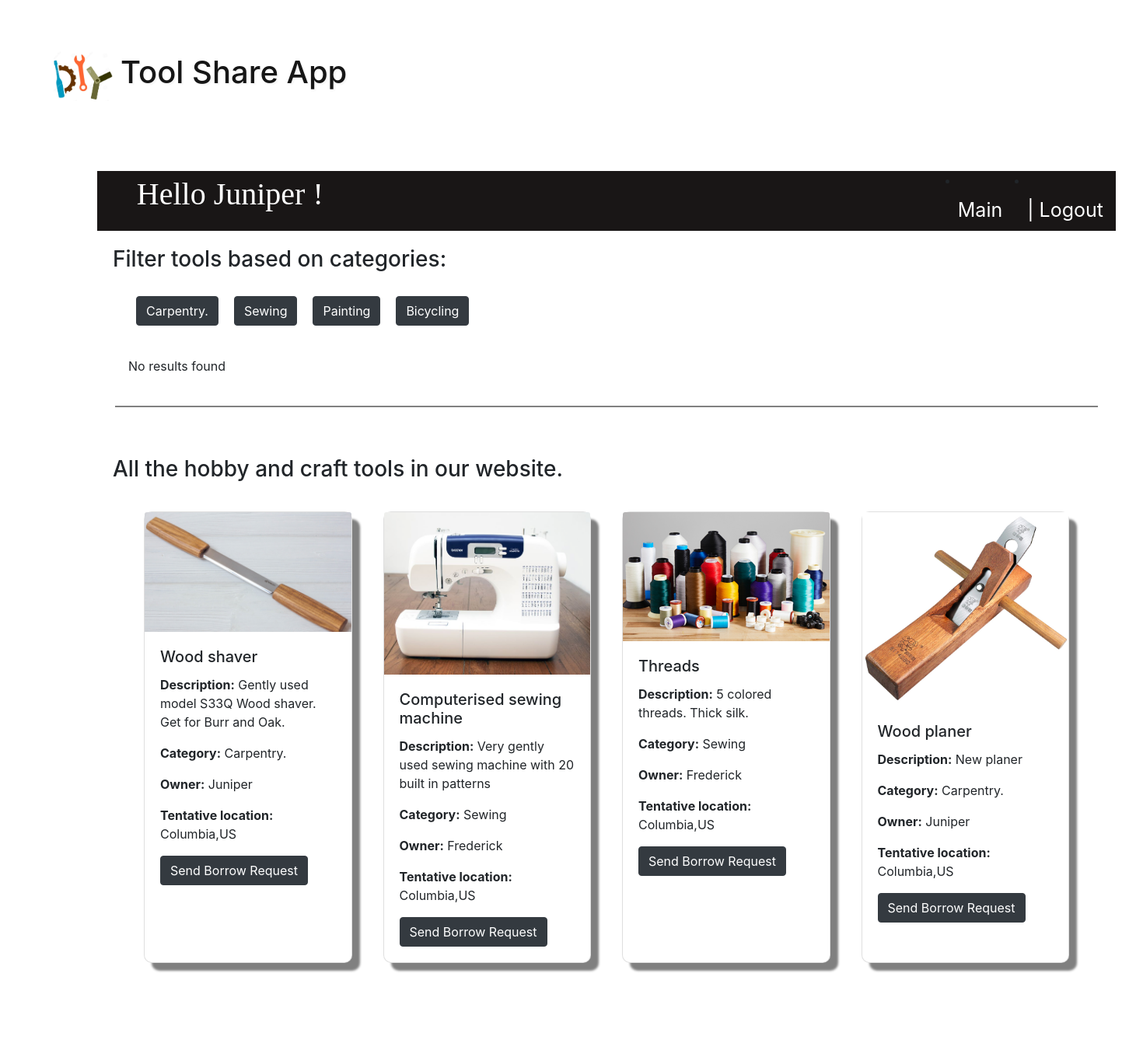
Screenshot of /inventory/ (signed in) with the database file from the repository.
### proteindata/models.py (models this page shows, shortened)
class Category(models.Model):
    category_name =  models.CharField(max_length=256,primary_key = True, null=False, blank=False)
    category_description = models.CharField(max_length=1056, null=False, blank=False)
    def __str__(self):
        return str(self.category_name)

class Tool(models.Model):
    tool_id = models.AutoField(auto_created = True, primary_key = True, serialize = False)
    tool_category = models.ForeignKey(Category, on_delete=models.DO_NOTHING)
    tool_name = models.CharField(max_length=256, null=False, blank=False)
    tool_description =  models.CharField(max_length=1056, null=False, blank=False)
    tool_photo = models.ImageField(upload_to='proteindata/static/toolPics/', null=True, blank=True)
    tool_location = models.ForeignKey(Address, on_delete=models.DO_NOTHING)
    tool_owner = models.ForeignKey(AppUser, on_delete=models.DO_NOTHING)

class AppUser(models.Model):
    user = models.OneToOneField(User, on_delete=models.CASCADE)
    organisation = models.CharField(max_length=256, null=True, blank=True)
    status = models.CharField(max_length=1256, null=True, blank=True)
    user_address = models.ForeignKey(Address, on_delete=models.DO_NOTHING)
    photo = models.ImageField(upload_to='proteindata/static/profilePics/', null=True, blank=True)

class Address(models.Model):
    address_id =  models.AutoField(auto_created = True, primary_key = True, serialize = False)
    house_no =  models.CharField(max_length=256, null=False, blank=False)
    street = models.CharField(max_length=556, null=False, blank=False)
    city = models.CharField(max_length=256, null=False, blank=False)
    country = CountryField()

### proteindata/views.py (the view)
# urls.py: path('inventory/', views.inventory, name='inventory'),
@login_required
def inventory(request):
    djangouser = request.user # get django user
    user = AppUser.objects.get(user = djangouser)
    toolList = Tool.objects.all()
    categories = Category.objects.all()
    category_search_results = None
    return render(request, 'proteindata/inventory.html',{"toolList":toolList,
                                                         "categories":categories,
                                                         "category_search_results": category_search_results
                                                         })

### proteindata/templates/proteindata/inventory.html (shortened to what this page needs)
{% extends "./top.html" %}
{% block content %}
<div class="vertical">
    <div class="search_area">
        <h3>Filter tools based on categories: </h3>
        <div class="horizontal">
            {% for category in categories %}
            <form id="category_search" method="post" action="/category_search/" enctype="multipart/form-data">
                <input style="margin:10px;" class="btn btn-dark" type="submit" name="submit" value={{category}} />
            </form>
            {% endfor %}
        </div>
        <div class="horizontal">
            {% for tool in category_search_results %}
                    <div class="card" style="width: 18rem;">
                        <img class="card-img-top" src="../..{{ tool.tool_photo.url|slice:'12:' }}">
                        <div class="card-body">
                            <h5 class="card-title">{{ tool.tool_name}}</h5>
                            <p class="card-text"><b>Description:</b> {{ tool.tool_description}}</p>
                            <p class="card-text"><b>Category:</b> {{ tool.tool_category}}</p>
                            <p class="card-text"><b>Owner:</b> {{ tool.tool_owner.user}}</p>
                            <p class="card-text"><b>Tentative location:</b> {{ tool.tool_location.city}},{{ tool.tool_location.country}} </p>
                            <form id="send_borrow_request" method="post" action="/send_borrow_request/" enctype="multipart/form-data">
                                {% csrf_token %}
                                <input type="hidden" name="tool_id" value={{tool.tool_id}} size="56" />
                                <input class="btn btn-dark" type="submit" name="submit" value="Send Borrow Request" />
                            </form>
                        </div>
                    </div>
                {% empty %}
                    <p>No results found</p>
            {% endfor %}
        </div>
    </div>
    <hr class="bold_divider">
    <h3>All the hobby and craft tools in our website.</h3>
    <div class="horizontal">
        {% for tool in toolList %}
                <div class="card" style="width: 18rem;">
                    <img class="card-img-top" src="../..{{ tool.tool_photo.url|slice:'12:' }}">
                    <div class="card-body">
                        <h5 class="card-title">{{ tool.tool_name}}</h5>
                        <p class="card-text"><b>Description:</b> {{ tool.tool_description}}</p>
                        <p class="card-text"><b>Category:</b> {{ tool.tool_category}}</p>
                        <p class="card-text"><b>Owner:</b> {{ tool.tool_owner.user}}</p>
                        <p class="card-text"><b>Tentative location:</b> {{ tool.tool_location.city}},{{ tool.tool_location.country}} </p>
                        <form id="send_borrow_request" method="post" action="/send_borrow_request/" enctype="multipart/form-data">
                            <input class="btn btn-dark" type="submit" name="submit" value="Send Borrow Request" />
                        </form>
                    </div>
                </div>
            {% empty %}
                <p>No results found</p>
        {% endfor %}
    </div>
</div>
{% endblock %}

### proteindata/templates/proteindata/top.html (shortened to what this page needs)
<!DOCTYPE html>
<html lang="en">
    {% load bootstrap4 %}
    <head>
        {% bootstrap_css %}
        <link rel="stylesheet" type="text/css" href="../../static/css/chat.css">
    </head>
    <body>
        <div class="logoBar">
            <img src="../../static/images/logo.png" id="logo"  alt="friendship logo" >
            <h1 id="application_title" >Tool Share App</h2>
        </div>
        <div class='innerBody'>
            {% if user.is_authenticated %}
            <nav>
                <li class="nav-item">
                    <a class="nav-link" href="../logout/">| Logout<span class="sr-only">(current)</span></a>
                </li>
                <li class="nav-item">
                    <a class="nav-link" href="../">Main<span class="sr-only">(current)</span></a>
                </li>
                <p class="cursive"> Hello {{ user.username }} !<span class="sr-only">(current)</span></p>
            </nav>
            {% endif %}
            {% block content %}
            {% endblock %}
    </body>
</html>

### proteindata/static/css/chat.css (style rules this page uses)
body { background-color: white; margin: 25px; padding: 25px; background-image: url(../images/texture.jpg); background-repeat: no-repeat; background-attachment: fixed; background-size: cover; }
.innerBody { background-color: rgba(255, 255, 255, 0.773); margin:50px; margin: 50px; padding: 25px; border-radius: 10px; width: 85rem; }
.logoBar { display: flex; flex-direction: row; color: rgb(22,22,22); font-weight: bolder; padding:5px; align-items: center; text-shadow: 2px 2px 2px whitesmoke; }
#logo { width:100px; padding:10px; }
.horizontal { display:flex; flex-direction: row; padding: 10px; margin: 10px; }
.vertical { display:flex; flex-direction: column; padding: 10px; margin: 10px; }
.card { border-radius: 10px; margin: 10px; box-shadow: 10px 10px 3px grey; margin-right: 20px; margin-left: 20px; }
.nav-link { font-size: 25px; color: white; border-left: solid white; border-left: 5px; }
nav { background-color: rgb(25, 22, 22); display:flex; flex-direction: row-reverse; align-items: flex-start; }
p.cursive { font-family: Brush Script MT, Brush Script Std, cursive; font-size: 40px; color: white; padding-left: 10px; padding-right: 800px; }
.bold_divider { border-top: 2px solid grey; margin:3px; padding:30px; }

### rows the page displays
Category: submit "Carpentry."
Category: submit "Sewing"
Category: submit "Painting"
Category: submit "Bicycling"
Tool: tool_photo (picture), tool_name "Wood shaver", tool_description "Gently used model S33Q Wood shaver. Get for Burr and Oak.", tool_category "Carpentry.", tool_owner.user "Juniper", tool_location.city "Columbia", tool_location.country "US"
Tool: tool_photo (picture), tool_name "Computerised sewing machine", tool_description "Very gently used sewing machine with 20 built in patterns", tool_category "Sewing", tool_owner.user "Frederick", tool_location.city "Columbia", tool_location.country "US"
Tool: tool_photo (picture), tool_name "Threads", tool_description "5 colored threads. Thick silk.", tool_category "Sewing", tool_owner.user "Frederick", tool_location.city "Columbia", tool_location.country "US"
Tool: tool_photo (picture), tool_name "Wood planer", tool_description "New planer", tool_category "Carpentry.", tool_owner.user "Juniper", tool_location.city "Columbia", tool_location.country "US"

### other values shown
{{ user.username }} "Juniper"
